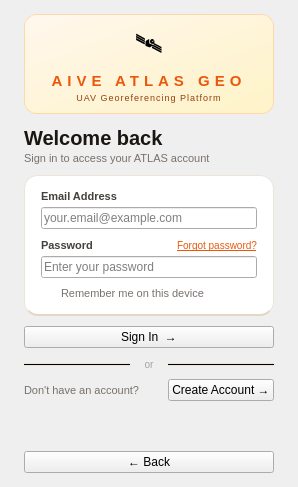
     <widget class="QWidget" name="page_signin">
      <layout class="QVBoxLayout" name="verticalLayout_signin">
       <property name="leftMargin"><number>24</number></property>
       <property name="topMargin"><number>14</number></property>
       <property name="rightMargin"><number>24</number></property>
       <property name="bottomMargin"><number>14</number></property>
       <property name="spacing"><number>0</number></property>

       <!-- ── Hero / branding card ── -->
       <item>
        <widget class="QFrame" name="frame_signin_hero">
         <property name="maximumHeight"><number>105</number></property>
         <property name="styleSheet">
          <string>
QFrame#frame_signin_hero {
    background: qlineargradient(x1:0, y1:0, x2:1, y2:1, stop:0 #fff7ed, stop:1 #fef3c7);
    border-radius: 12px;
    border: 1px solid #fed7aa;
}
          </string>
         </property>
         <layout class="QVBoxLayout">
          <property name="spacing"><number>2</number></property>
          <property name="leftMargin"><number>12</number></property>
          <property name="topMargin"><number>10</number></property>
          <property name="rightMargin"><number>12</number></property>
          <property name="bottomMargin"><number>10</number></property>
          <item>
           <widget class="QLabel">
            <property name="text"><string>🛰</string></property>
            <property name="alignment"><set>Qt::AlignCenter</set></property>
            <property name="styleSheet"><string>font-size: 26px; background: transparent; border: none;</string></property>
           </widget>
          </item>
          <item>
           <widget class="QLabel">
            <property name="text"><string>AIVE ATLAS GEO</string></property>
            <property name="alignment"><set>Qt::AlignCenter</set></property>
            <property name="styleSheet"><string>font-size: 15px; font-weight: 800; color: #ea580c; letter-spacing: 5px; background: transparent; border: none; font-family: "Consolas", monospace;</string></property>
           </widget>
          </item>
          <item>
           <widget class="QLabel">
            <property name="text"><string>UAV Georeferencing Platform</string></property>
            <property name="alignment"><set>Qt::AlignCenter</set></property>
            <property name="styleSheet"><string>font-size: 9px; color: #92400e; letter-spacing: 1px; background: transparent; border: none;</string></property>
           </widget>
          </item>
         </layout>
        </widget>
       </item>

       <!-- 12px gap after hero -->
       <item>
        <spacer>
         <property name="orientation"><enum>Qt::Vertical</enum></property>
         <property name="sizeType"><enum>QSizePolicy::Fixed</enum></property>
         <property name="sizeHint" stdset="0"><size><width>0</width><height>12</height></size></property>
        </spacer>
       </item>

       <!-- ── Title block ── -->
       <item>
        <widget class="QFrame" name="frame_signin_title_block">
         <property name="styleSheet"><string>QFrame { background: transparent; border: none; }</string></property>
         <layout class="QVBoxLayout">
          <property name="spacing"><number>2</number></property>
          <property name="leftMargin"><number>0</number></property>
          <property name="topMargin"><number>0</number></property>
          <property name="rightMargin"><number>0</number></property>
          <property name="bottomMargin"><number>0</number></property>
          <item>
           <widget class="QLabel" name="label_signin_title">
            <property name="text"><string>Welcome back</string></property>
            <property name="styleSheet"><string>font-size: 20px; font-weight: 700; color: #1a1612;</string></property>
           </widget>
          </item>
          <item>
           <widget class="QLabel" name="label_signin_subtitle">
            <property name="text"><string>Sign in to access your ATLAS account</string></property>
            <property name="styleSheet"><string>font-size: 11px; color: #78716c;</string></property>
           </widget>
          </item>
         </layout>
        </widget>
       </item>

       <!-- 10px gap before form card -->
       <item>
        <spacer>
         <property name="orientation"><enum>Qt::Vertical</enum></property>
         <property name="sizeType"><enum>QSizePolicy::Fixed</enum></property>
         <property name="sizeHint" stdset="0"><size><width>0</width><height>10</height></size></property>
        </spacer>
       </item>

       <!-- ── Form card ── -->
       <item>
        <widget class="QFrame" name="frame_signin_form">
         <property name="styleSheet">
          <string>
QFrame#frame_signin_form {
    background-color: #ffffff;
    border: 1px solid #ece4d8;
    border-bottom: 2px solid #e3d6c4;
    border-radius: 14px;
}
QLabel { background: transparent; border: none; }
          </string>
         </property>
         <layout class="QVBoxLayout">
          <property name="spacing"><number>0</number></property>
          <property name="leftMargin"><number>16</number></property>
          <property name="topMargin"><number>14</number></property>
          <property name="rightMargin"><number>16</number></property>
          <property name="bottomMargin"><number>14</number></property>

          <!-- Email label -->
          <item>
           <widget class="QLabel" name="label_email">
            <property name="text"><string>Email Address</string></property>
            <property name="styleSheet"><string>font-size: 11px; font-weight: 600; color: #44403c;</string></property>
           </widget>
          </item>
          <!-- 4px gap -->
          <item>
           <spacer><property name="orientation"><enum>Qt::Vertical</enum></property><property name="sizeType"><enum>QSizePolicy::Fixed</enum></property><property name="sizeHint" stdset="0"><size><width>0</width><height>4</height></size></property></spacer>
          </item>
          <!-- Email input -->
          <item>
           <widget class="QLineEdit" name="input_email">
            <property name="placeholderText"><string>your.email@example.com</string></property>
            <property name="minimumHeight"><number>36</number></property>
           </widget>
          </item>

          <!-- 10px gap between fields -->
          <item>
           <spacer><property name="orientation"><enum>Qt::Vertical</enum></property><property name="sizeType"><enum>QSizePolicy::Fixed</enum></property><property name="sizeHint" stdset="0"><size><width>0</width><height>10</height></size></property></spacer>
          </item>

          <!-- Password label row: label left, forgot link right -->
          <item>
           <layout class="QHBoxLayout">
            <property name="spacing"><number>0</number></property>
            <item>
             <widget class="QLabel" name="label_password">
              <property name="text"><string>Password</string></property>
              <property name="styleSheet"><string>font-size: 11px; font-weight: 600; color: #44403c;</string></property>
             </widget>
            </item>
            <item>
             <spacer><property name="orientation"><enum>Qt::Horizontal</enum></property><property name="sizeHint" stdset="0"><size><width>20</width><height>0</height></size></property></spacer>
            </item>
            <item>
             <widget class="QPushButton" name="btn_forgot_password">
              <property name="text"><string>Forgot password?</string></property>
              <property name="styleSheet"><string>font-size: 10px; color: #ea580c; background: transparent; border: none; padding: 0; text-decoration: underline;</string></property>
              <property name="flat"><bool>true</bool></property>
             </widget>
            </item>
           </layout>
          </item>
          <!-- 4px gap -->
          <item>
           <spacer><property name="orientation"><enum>Qt::Vertical</enum></property><property name="sizeType"><enum>QSizePolicy::Fixed</enum></property><property name="sizeHint" stdset="0"><size><width>0</width><height>4</height></size></property></spacer>
          </item>
          <!-- Password input -->
          <item>
           <widget class="QLineEdit" name="input_password">
            <property name="echoMode"><enum>QLineEdit::Password</enum></property>
            <property name="placeholderText"><string>Enter your password</string></property>
            <property name="minimumHeight"><number>36</number></property>
           </widget>
          </item>

          <!-- 8px gap -->
          <item>
           <spacer><property name="orientation"><enum>Qt::Vertical</enum></property><property name="sizeType"><enum>QSizePolicy::Fixed</enum></property><property name="sizeHint" stdset="0"><size><width>0</width><height>8</height></size></property></spacer>
          </item>

          <!-- Remember me -->
          <item>
           <widget class="QCheckBox" name="checkbox_remember">
            <property name="text"><string>Remember me on this device</string></property>
            <property name="styleSheet"><string>font-size: 11px; color: #78716c; background: transparent; border: none;</string></property>
           </widget>
          </item>
         </layout>
        </widget>
       </item>

       <!-- 10px gap before sign-in button -->
       <item>
        <spacer>
         <property name="orientation"><enum>Qt::Vertical</enum></property>
         <property name="sizeType"><enum>QSizePolicy::Fixed</enum></property>
         <property name="sizeHint" stdset="0"><size><width>0</width><height>10</height></size></property>
        </spacer>
       </item>

       <!-- ── Sign In button ── -->
       <item>
        <widget class="QPushButton" name="btn_signin">
         <property name="text"><string>Sign In  →</string></property>
         <property name="minimumHeight"><number>44</number></property>
        </widget>
       </item>

       <!-- 10px gap before divider -->
       <item>
        <spacer>
         <property name="orientation"><enum>Qt::Vertical</enum></property>
         <property name="sizeType"><enum>QSizePolicy::Fixed</enum></property>
         <property name="sizeHint" stdset="0"><size><width>0</width><height>10</height></size></property>
        </spacer>
       </item>

       <!-- ── Divider ── or ── -->
       <item>
        <layout class="QHBoxLayout">
         <property name="spacing"><number>8</number></property>
         <item>
          <widget class="QFrame" name="frame_divider_l">
           <property name="frameShape"><enum>QFrame::HLine</enum></property>
           <property name="frameShadow"><enum>QFrame::Plain</enum></property>
           <property name="sizePolicy">
            <sizepolicy hsizetype="Expanding" vsizetype="Fixed"><horstretch>1</horstretch><verstretch>0</verstretch></sizepolicy>
           </property>
           <property name="styleSheet"><string>background-color: #e8e2d8; max-height: 1px;</string></property>
          </widget>
         </item>
         <item>
          <widget class="QLabel">
           <property name="text"><string>or</string></property>
           <property name="alignment"><set>Qt::AlignCenter</set></property>
           <property name="styleSheet"><string>font-size: 10px; color: #a8a29e; padding: 0 6px;</string></property>
          </widget>
         </item>
         <item>
          <widget class="QFrame" name="frame_divider_r">
           <property name="frameShape"><enum>QFrame::HLine</enum></property>
           <property name="frameShadow"><enum>QFrame::Plain</enum></property>
           <property name="sizePolicy">
            <sizepolicy hsizetype="Expanding" vsizetype="Fixed"><horstretch>1</horstretch><verstretch>0</verstretch></sizepolicy>
           </property>
           <property name="styleSheet"><string>background-color: #e8e2d8; max-height: 1px;</string></property>
          </widget>
         </item>
        </layout>
       </item>

       <!-- 8px gap -->
       <item>
        <spacer>
         <property name="orientation"><enum>Qt::Vertical</enum></property>
         <property name="sizeType"><enum>QSizePolicy::Fixed</enum></property>
         <property name="sizeHint" stdset="0"><size><width>0</width><height>8</height></size></property>
        </spacer>
       </item>

       <!-- ── Create Account row ── -->
       <item>
        <layout class="QHBoxLayout" name="vl_account_actions">
         <property name="spacing"><number>8</number></property>
         <item>
          <widget class="QLabel" name="label_signup_prompt">
           <property name="text"><string>Don't have an account?</string></property>
           <property name="styleSheet"><string>color: #78716c; font-size: 11px;</string></property>
          </widget>
         </item>
         <item>
          <spacer><property name="orientation"><enum>Qt::Horizontal</enum></property><property name="sizeHint" stdset="0"><size><width>20</width><height>0</height></size></property></spacer>
         </item>
         <item>
          <widget class="QPushButton" name="btn_signup">
           <property name="text"><string>Create Account →</string></property>
           <property name="minimumHeight"><number>30</number></property>
          </widget>
         </item>
        </layout>
       </item>

       <!-- Hidden widgets required by Python (forgot prompt kept for compat) -->
       <item>
        <widget class="QLabel" name="label_forgot_prompt">
         <property name="text"><string></string></property>
         <property name="visible"><bool>false</bool></property>
        </widget>
       </item>

       <!-- Flexible spacer -->
       <item>
        <spacer>
         <property name="orientation"><enum>Qt::Vertical</enum></property>
         <property name="sizeHint" stdset="0"><size><width>0</width><height>8</height></size></property>
        </spacer>
       </item>

       <!-- ── Error / info labels (managed by Python) ── -->
       <item>
        <widget class="QLabel" name="label_signin_error">
         <property name="text"><string></string></property>
         <property name="visible"><bool>false</bool></property>
         <property name="wordWrap"><bool>true</bool></property>
        </widget>
       </item>
       <item>
        <widget class="QLabel" name="label_signin_info">
         <property name="text"><string></string></property>
         <property name="visible"><bool>false</bool></property>
         <property name="wordWrap"><bool>true</bool></property>
        </widget>
       </item>

       <!-- ── Back button ── -->
       <item>
        <widget class="QPushButton" name="btn_signin_back">
         <property name="text"><string>← Back</string></property>
         <property name="minimumHeight"><number>36</number></property>
        </widget>
       </item>
      </layout>
     </widget>
